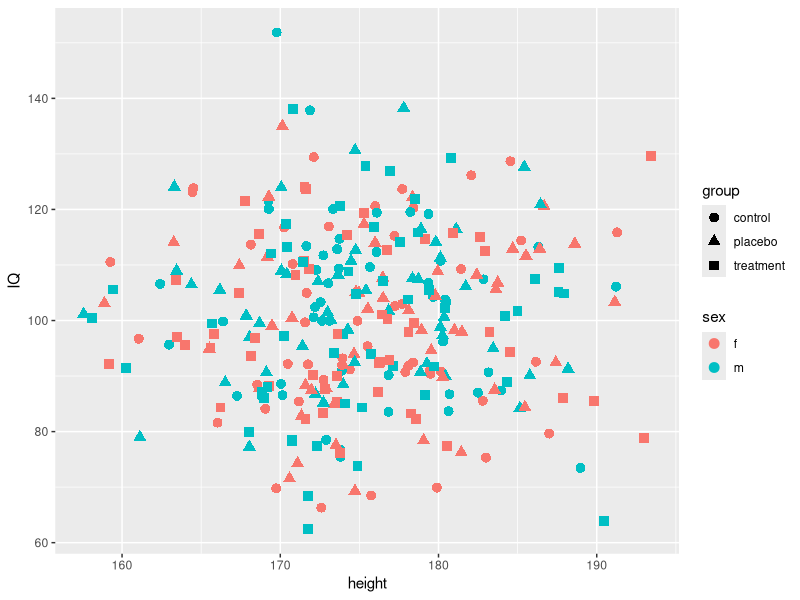
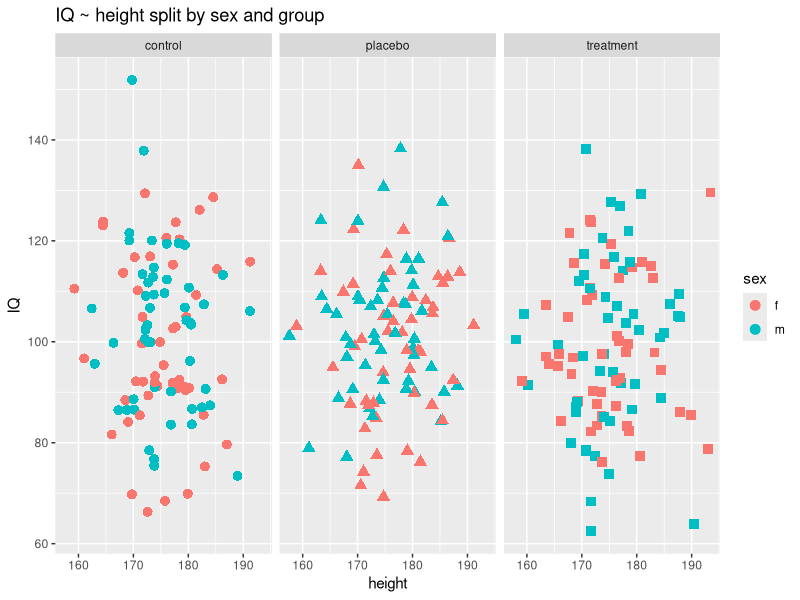

The R script that drew these images, in order: (Note: this script raises an error after producing the figures.)
## ---- chunk 1
wants <- c("ggplot2")
has   <- wants %in% rownames(installed.packages())
if(any(!has)) install.packages(wants[!has])
## ---- chunk 2
Njk    <- 50
P      <- 3
Q      <- 2
IQ     <- rnorm(P*Q*Njk, mean=100, sd=15)
height <- rnorm(P*Q*Njk, mean=175, sd=7)
rating <- sample(LETTERS[1:3], Njk*P*Q, replace=TRUE)
sex    <- factor(rep(c("f", "m"), times=P*Njk))
group  <- factor(rep(c("control", "placebo", "treatment"), each=Q*Njk))
sgComb <- interaction(sex, group)
myDf   <- data.frame(sex, group, sgComb, IQ, height, rating)
## ---- chunk 3
library(ggplot2)
pA1 <- ggplot(myDf, aes(x=height, y=IQ, colour=sex, shape=group))
pA2 <- pA1 + geom_point(size=3)
print(pA2)
## ---- chunk 4
pA3 <- pA2 + facet_grid(. ~ group)
pA4 <- pA3 + ggtitle("IQ ~ height split by sex and group")
pA5 <- pA4 + guides(shape=FALSE)
print(pA5)
## ---- chunk 5
pB1 <- ggplot(myDf, aes(x=rating, group=sex, fill=sex))
pB2 <- pB1 + geom_bar(stat="bin", position=position_dodge())
pB3 <- pB2 + facet_grid(. ~ group)
pB4 <- pB3 + ggtitle("Rating frequencies by sex and group")
print(pB4)
## ---- chunk 6
pC1 <- ggplot(myDf, aes(x=IQ, fill=group))
pC2 <- pC1 + geom_histogram()
pC3 <- pC2 + facet_grid(. ~ group)
pC4 <- pC3 + ggtitle("Histogram IQ by group")
pC5 <- pC4 + theme(legend.position="none")
print(pC5)
## ---- chunk 7
pD1 <- ggplot(myDf, aes(x=sex, y=height, fill=sex))
pD2 <- pD1 + geom_boxplot()
pD3 <- pD2 + facet_grid(. ~ group)
pD4 <- pD3 + ggtitle("Height by sex and group")
pD5 <- pD4 + theme(legend.position="none")
print(pD5)
## ---- chunk 8
pE01 <- ggplot(myDf, aes(x=height, y=IQ, colour=sex:group, shape=sex))
pE02 <- pE01 + geom_hline(aes(yintercept=100), linetype=2)
pE03 <- pE02 + geom_vline(aes(xintercept=180), linetype=2)
pE04 <- pE03 + geom_point(size=3)
pE05 <- pE04 + geom_smooth(method=lm, se=TRUE, size=1.2, fullrange=TRUE)
pE06 <- pE05 + facet_grid(sex ~ group)
pE07 <- pE06 + ggtitle("IQ ~ height split by sex and group")
pE08 <- pE07 + theme(legend.position="none")
pE09 <- pE08 + geom_text(aes(x=190, y=70, label=sgComb))
pE10 <- pE09 + annotate("text", x=165, y=130, label="annotation")
print(pE10)
## ---- chunk 9
try(detach(package:ggplot2))
